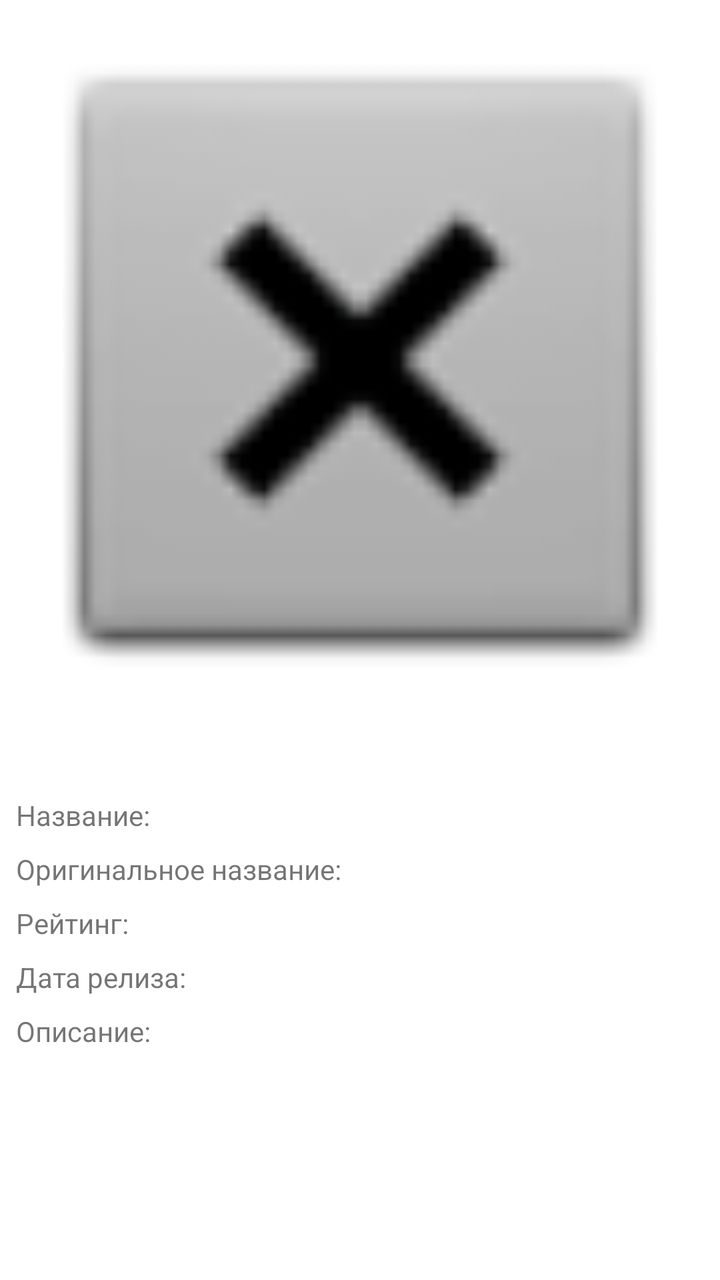
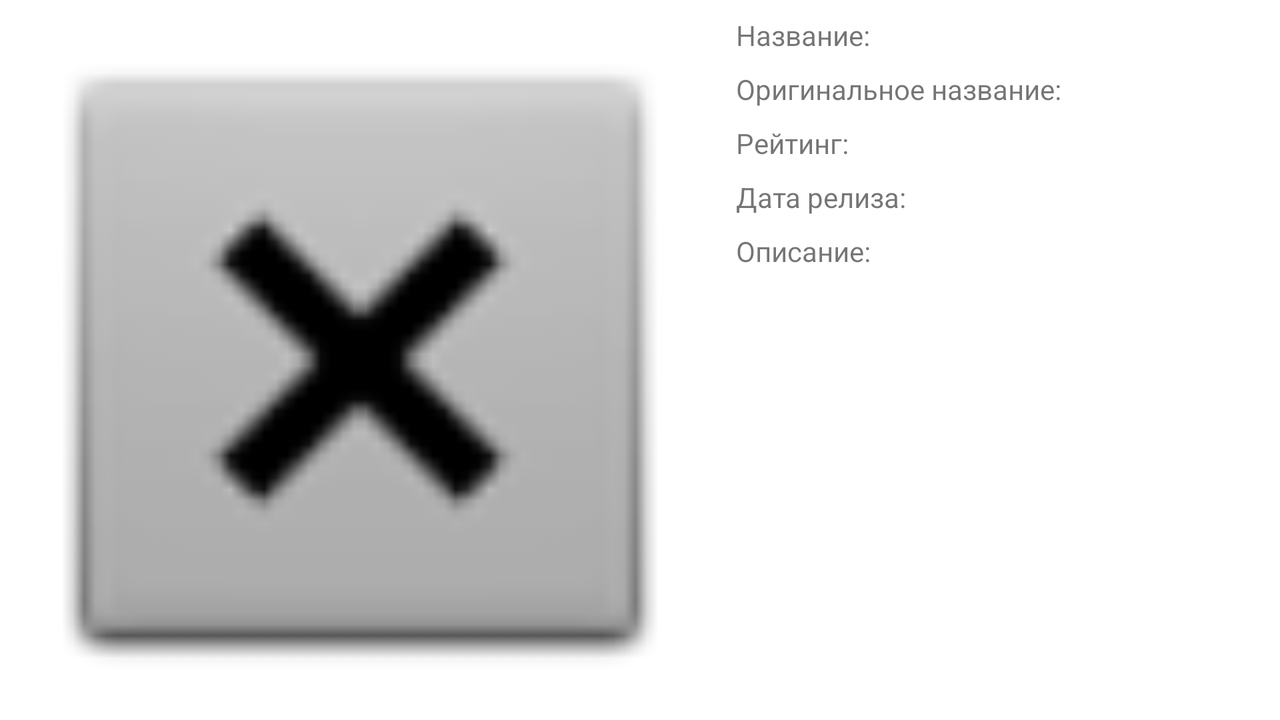

Compare how this app lays out the same screen by default and in its alternative resource folder. The renders come first, then the two layout files and the values they reference.
<!-- AndroidManifest.xml: application theme Theme.MovieBase -->
<!-- res/layout/activity_detail_info.xml -->
<?xml version="1.0" encoding="utf-8"?>
<ScrollView
    xmlns:android="http://schemas.android.com/apk/res/android"
    xmlns:app="http://schemas.android.com/apk/res-auto"
    xmlns:tools="http://schemas.android.com/tools"
    android:id ="@+id/scrollViewInfo"
    android:layout_width="match_parent"
    android:layout_height="match_parent"
    tools:context=".DetailInfoActivity">
<androidx.constraintlayout.widget.ConstraintLayout
    android:layout_width="match_parent"
    android:layout_height="wrap_content"
    >

    <ImageView
        android:id="@+id/imageViewBigPoster"
        android:layout_width="0dp"
        android:layout_height="wrap_content"
        android:adjustViewBounds="true"
        android:contentDescription="@string/big_poster_discription"
        app:layout_constraintEnd_toEndOf="parent"
        app:layout_constraintStart_toStartOf="parent"
        app:layout_constraintTop_toTopOf="parent"
        app:srcCompat="@android:drawable/btn_dialog" />

    <ImageView
        android:id="@+id/imageViewAddToFavorite"
        android:layout_width="@dimen/size_"
        android:layout_height="@dimen/size_"
        android:layout_margin="16dp"
        android:onClick="onClickChangeFavourite"
        app:layout_constraintBottom_toBottomOf="@+id/imageViewBigPoster"
        app:layout_constraintEnd_toEndOf="@+id/imageViewBigPoster"
        app:layout_constraintTop_toBottomOf="@+id/imageViewBigPoster"
        app:layout_constraintVertical_bias="0.0"
        app:srcCompat="@drawable/favourite_remove"
        tools:ignore="SpeakableTextPresentCheck" />

    <include
        layout = "@layout/movie_info"
        android:id ="@+id/movieinfo"
        android:layout_width="0dp"
        android:layout_height="wrap_content"
        app:layout_constraintStart_toStartOf="parent"
        app:layout_constraintEnd_toEndOf="parent"
        app:layout_constraintTop_toBottomOf="@id/imageViewAddToFavorite"
        />


</androidx.constraintlayout.widget.ConstraintLayout>
</ScrollView>
<!-- res/layout/movie_info.xml (included above) -->
<?xml version="1.0" encoding="utf-8"?>
<androidx.constraintlayout.widget.ConstraintLayout xmlns:android="http://schemas.android.com/apk/res/android"
    xmlns:app="http://schemas.android.com/apk/res-auto"
    android:layout_width="match_parent"
    android:layout_height="match_parent">

    <TextView
        android:layout_margin="8dp"
        android:id="@+id/textViewLabelTitle"
        android:layout_width="wrap_content"
        android:layout_height="wrap_content"
        android:text="@string/title_label"
        app:layout_constraintStart_toStartOf="parent"
        app:layout_constraintTop_toTopOf="parent" />

    <androidx.constraintlayout.widget.Guideline
        android:id="@+id/guidelineCenter"
        android:layout_width="wrap_content"
        android:layout_height="wrap_content"
        android:orientation="vertical"
        app:layout_constraintGuide_percent="0.5" />

    <TextView
        android:layout_margin="8dp"
        android:id="@+id/textViewTitle"
        android:layout_width="0dp"
        android:layout_height="wrap_content"
        app:layout_constraintEnd_toEndOf="parent"
        app:layout_constraintStart_toStartOf="@+id/guidelineCenter"
        app:layout_constraintTop_toTopOf="parent" />

    <TextView
        android:id="@+id/textViewOriginalTitle"
        android:layout_width="wrap_content"
        android:layout_height="wrap_content"
        android:layout_margin="8dp"
        android:text="@string/original_title_label"
        app:layout_constraintStart_toStartOf="parent"
        app:layout_constraintTop_toBottomOf="@+id/textViewTitle" />

    <TextView
        android:id="@+id/textViewOriginal"
        android:layout_width="0dp"
        android:layout_height="wrap_content"
        android:layout_margin="8dp"
        app:layout_constraintEnd_toEndOf="parent"
        app:layout_constraintStart_toStartOf="@+id/guidelineCenter"
        app:layout_constraintTop_toBottomOf="@+id/textViewTitle" />

    <TextView
        android:id="@+id/textViewRating"
        android:layout_width="wrap_content"
        android:layout_height="wrap_content"
        android:layout_margin="8dp"
        android:text="@string/rating_label"
        app:layout_constraintStart_toStartOf="parent"
        app:layout_constraintTop_toBottomOf="@+id/textViewOriginal" />

    <TextView
        android:id="@+id/textViewRatingText"
        android:layout_width="0dp"
        android:layout_height="wrap_content"
        android:layout_margin="8dp"
        app:layout_constraintEnd_toEndOf="parent"
        app:layout_constraintStart_toStartOf="@+id/guidelineCenter"
        app:layout_constraintTop_toBottomOf="@+id/textViewOriginal" />

    <TextView
        android:id="@+id/textViewReleaseDate"
        android:layout_width="wrap_content"
        android:layout_height="wrap_content"
        android:layout_margin="8dp"
        android:text="@string/release_date_label"
        app:layout_constraintStart_toStartOf="parent"
        app:layout_constraintTop_toBottomOf="@+id/textViewRatingText" />

    <TextView
        android:id="@+id/textViewReleaseDateText"
        android:layout_width="0dp"
        android:layout_height="wrap_content"
        android:layout_margin="8dp"
        app:layout_constraintEnd_toEndOf="parent"
        app:layout_constraintStart_toStartOf="@+id/guidelineCenter"
        app:layout_constraintTop_toBottomOf="@+id/textViewRatingText" />

    <TextView
        android:id="@+id/textViewDiscription"
        android:layout_width="wrap_content"
        android:layout_height="wrap_content"
        android:layout_margin="8dp"
        android:text="@string/discription_label"
        app:layout_constraintStart_toStartOf="parent"
        app:layout_constraintTop_toBottomOf="@+id/textViewReleaseDateText" />

    <TextView
        android:id="@+id/textViewDiscriptionText"
        android:layout_width="wrap_content"
        android:layout_height="wrap_content"
        android:layout_margin="8dp"
        app:layout_constraintStart_toStartOf="parent"
        app:layout_constraintTop_toBottomOf="@+id/textViewDiscription" />

    <androidx.recyclerview.widget.RecyclerView
        android:id = "@+id/recyclerViewTrailers"
        android:nestedScrollingEnabled="false"
        android:layout_width="0dp"
        android:layout_height="wrap_content"
        app:layout_constraintEnd_toEndOf="parent"
        app:layout_constraintStart_toStartOf="parent"
        app:layout_constraintTop_toBottomOf="@id/textViewDiscriptionText"
        />

    <androidx.recyclerview.widget.RecyclerView
        android:id = "@+id/recyclerViewReviews"
        android:nestedScrollingEnabled="false"
        android:layout_width="0dp"
        android:layout_height="wrap_content"
        app:layout_constraintEnd_toEndOf="parent"
        app:layout_constraintStart_toStartOf="parent"
        app:layout_constraintTop_toBottomOf="@id/recyclerViewTrailers"
        />

</androidx.constraintlayout.widget.ConstraintLayout>
<!-- resources referenced by this layout -->
<resources>
  <dimen name="size_">60dp</dimen>
  <string name="big_poster_discription">BIG_POSTER</string>
  <string name="discription_label">Описание:</string>
  <string name="original_title_label">Оригинальное название:</string>
  <string name="rating_label">Рейтинг:</string>
  <string name="release_date_label">Дата релиза:</string>
  <string name="title_label">Название:</string>
  <style name="Theme.MovieBase" parent="Theme.MaterialComponents.DayNight.DarkActionBar">
          
          <item name="colorPrimary">@color/black</item>
          <item name="colorPrimaryVariant">@color/purple_700</item>
          <item name="colorOnPrimary">@color/white</item>
          
          <item name="colorSecondary">@color/teal_200</item>
          <item name="colorSecondaryVariant">@color/teal_700</item>
          <item name="colorOnSecondary">@color/black</item>
          
          <item name="android:statusBarColor" tools:targetApi="l">?attr/colorPrimaryVariant</item>
          
      </style>
</resources>
<!-- res/layout-land/activity_detail_info.xml (the repository's variant of the layout above) -->
<!-- drawn on the phone turned sideways -->
<?xml version="1.0" encoding="utf-8"?>
<androidx.constraintlayout.widget.ConstraintLayout
    xmlns:android="http://schemas.android.com/apk/res/android"
    xmlns:app="http://schemas.android.com/apk/res-auto"
    xmlns:tools="http://schemas.android.com/tools"
    android:layout_width="match_parent"
    android:layout_height="match_parent"
    tools:context=".DetailInfoActivity"
    >

    <ImageView
        android:id="@+id/imageViewBigPoster"
        android:layout_width="wrap_content"
        android:layout_height="0dp"
        android:adjustViewBounds="true"
        android:contentDescription="@string/big_poster_discription"
        app:layout_constraintStart_toStartOf="parent"
        app:layout_constraintTop_toTopOf="parent"
        app:layout_constraintBottom_toBottomOf="parent"
        app:srcCompat="@android:drawable/btn_dialog" />

    <ImageView
        android:id="@+id/imageViewAddToFavorite"
        android:layout_width="40dp"
        android:layout_height="40dp"
        android:layout_margin="16dp"
        android:onClick="onClickChangeFavourite"

        app:layout_constraintEnd_toEndOf="@+id/imageViewBigPoster"
        app:layout_constraintTop_toTopOf="@+id/imageViewBigPoster"
        app:layout_constraintVertical_bias="0.0"
        app:srcCompat="@drawable/favourite_remove"
        tools:ignore="SpeakableTextPresentCheck" />
    
    <ScrollView
        android:id ="@+id/scrollViewInfo"
        android:layout_width="0dp"
        android:layout_height="0dp"
        app:layout_constraintBottom_toBottomOf="parent"
        app:layout_constraintTop_toTopOf="parent"
        app:layout_constraintEnd_toEndOf="parent"
        app:layout_constraintStart_toEndOf="@id/imageViewBigPoster">



    <include
        layout = "@layout/movie_info"
        android:id ="@+id/movieinfo"
        android:layout_width="match_parent"
        android:layout_height="wrap_content"
        />

</ScrollView>

</androidx.constraintlayout.widget.ConstraintLayout>
<!-- resources referenced by the variant -->
<!-- as the phone turned sideways resolves them -->
<resources>
  <string name="big_poster_discription">BIG_POSTER</string>
  <string name="discription_label">Описание:</string>
  <string name="original_title_label">Оригинальное название:</string>
  <string name="rating_label">Рейтинг:</string>
  <string name="release_date_label">Дата релиза:</string>
  <string name="title_label">Название:</string>
  <style name="Theme.MovieBase" parent="Theme.MaterialComponents.DayNight.DarkActionBar">
          
          <item name="colorPrimary">@color/black</item>
          <item name="colorPrimaryVariant">@color/purple_700</item>
          <item name="colorOnPrimary">@color/white</item>
          
          <item name="colorSecondary">@color/teal_200</item>
          <item name="colorSecondaryVariant">@color/teal_700</item>
          <item name="colorOnSecondary">@color/black</item>
          
          <item name="android:statusBarColor" tools:targetApi="l">?attr/colorPrimaryVariant</item>
          
      </style>
</resources>
